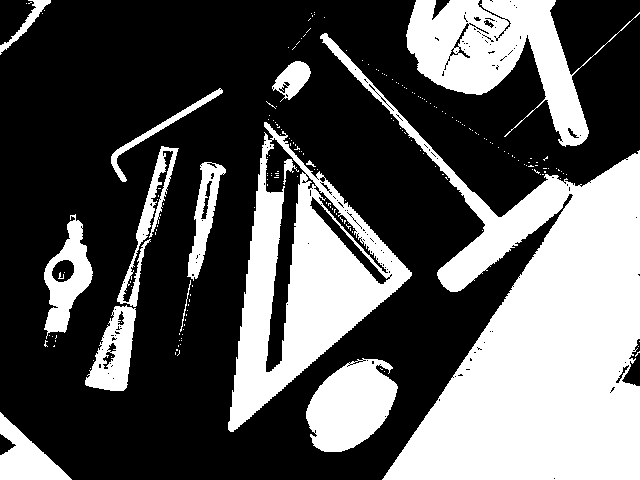
//> input picture Project3/Proj03Examples/example001.png, 640 x 480 px, given in place of the camera
$ ./main   (built with g++ and OpenCV 4)
//> lines starting //> are read from the running program, lines starting //| are printed output that depends on the picture; after the words box and inside, x2 and y2 are one past the last pixel; in counts of white or black regions, pixels touching at a corner belong together
### Project3/k-near.h
#pragma once
class knn_classifier
{
};

#include <iostream>
#include <string>
#include <vector>
#include <fstream>
#include <algorithm>
#include <map>

using namespace std;

string knn_classifier(vector<vector<double>>& query, int k);

### Project3/csvHelp.h
#pragma once
class csvHelp
{
};

#include <fstream>
#include <string>
#include <vector>
#include <map>
#include <set>
using namespace std;


bool write_to_file(std::string file_name, std::string label, std::vector<double> features);
bool write_confusion_matrix_to_file(string file_name, set<string>& labels, map<string, map<string, int>>& cm);
bool read_from_file(std::string file_name, std::vector<std::string>& labels, std::vector<std::vector<double>>& nfeatures);

### Project3/k-near.cpp
// The following code implements the K-Nearest Neighbor (KNN) algorithm for classification.

#include "k-near.h"
#include "csvHelp.h"

// Data class to store each data point's label, features, and distance to the query point.
class Data {
public:
	double distance;
	string label;
	vector<double> features;
	Data() : distance(0) {}
};

// Function to calculate the Euclidean distance between two feature vectors.
// [6 lines left out: function euclideanDistance, not called in this run]

// Comparator function to sort the Data objects based on their distances in ascending order.
bool cmp(const Data& a, const Data& b) {
	return a.distance < b.distance;
}

// Function to calculate the Manhattan distance between two feature vectors.
// [17 lines left out: functions manhattanDistance, fillDistances, not called in this run]

// Function to perform KNN classification given the query point and value of K.
string knn_classifier(vector<vector<double>>& query, int k) {
	// Read the training feature database from a CSV file.
	string fileName = "imgtrainingFeatures_data.csv";
	std::vector<std::string> labels;
	std::vector<std::vector<double>> nfeatures;
	read_from_file(fileName, labels, nfeatures);

	// Create a vector of Data objects and reserve space for efficiency.
	vector<Data> data;
	data.reserve(labels.size());

	// Fill the distances between all points and the query point.
	fillDistances(query, nfeatures, labels, data);

	// Sort the Data objects based on their distances in ascending order.
	sort(data.begin(), data.end(), cmp);

	// Check if the closest point is too far away, and return "unknown" if so.
	if (data[0].distance > 10)
		return "unknown";

	// Use a map to count the occurrence of each label in the K closest points.
	map<string, int> count;
	int max = -1;
	string mode_label;

	for (size_t i = 0; i < k; i++) {
		count[data[i].label] += 1;
		if (count[data[i].label] > max) {
			max = count[data[i].label];
			mode_label = data[i].label;
		}
	}

	// Return the label that occurred most frequently among the K closest points.
	return mode_label;
}

### Project3/csvHelp.cpp
#include "csvHelp.h"


// [39 lines left out: functions write_to_file, write_confusion_matrix_to_file, not called in this run]


bool read_from_file(std::string file_name, std::vector<std::string>& labels, std::vector<std::vector<double>>& nfeatures) {

	int size = 7;
	std::ifstream file;
	file.open(file_name);
	std::string label;
	std::string element;
	while (getline(file, label, ',')) {

		std::vector<double> features;

		for (int i = 0; i < size - 1; i++) {
			getline(file, element, ',');
			features.push_back(std::stod(element));
		}
		getline(file, element, '\n');
		features.push_back(std::stod(element));
		nfeatures.push_back(features);
		labels.push_back(label);
	}

	file.close();

	return true;
}

### Project3/main.cpp
#include <opencv2/core/core.hpp>
#include <opencv2/highgui/highgui.hpp>
#include <opencv2/imgproc.hpp>
#include <iostream>
#include <string>
#include <iostream>
#include <filesystem>
#include <cmath>
#include <map>
#include <set>

#include "csvHelp.h"
#include "k-near.h"

using namespace cv;
using namespace std;
namespace fs = std::filesystem;

class Object {
public:
    int area = 0;
    int label = 0;
    int x = 0;
    int y = 0;
    int height = 0;
    int width = 0;
    cv::Point centroid;
    Vec3b color = Vec3b(0, 0, 0);
    vector<cv::Point> pixels;
};


// [6 lines left out: function getImage, not called in this run]

//img thresholding

Mat getThreshold(const Mat& src) {

    Mat blur;
    cv::bilateralFilter(src, blur, 20, 20 * 2, 20 / 2);
    Mat thresh(blur.size(), CV_8U);
    for (int i = 0; i < blur.rows; i++) {
        for (int j = 0; j < blur.cols; j++) {

            Vec3b intensity = blur.at<Vec3b>(i, j);
            if (intensity[0] > 50 && intensity[1] > 50 && intensity[2] > 50) {
                thresh.at<uchar>(i, j) = 0;
            }
            else {
                thresh.at<uchar>(i, j) = 255;
            }
        }
    }
    return thresh;
}

// erosion function
Mat getEroded(const Mat& src) {

    int erosion_type = MORPH_RECT;
    int erosion_size = 1;
    Mat element = getStructuringElement(erosion_type, Size(2 * erosion_size + 1, 2 * erosion_size + 1), Point(erosion_size, erosion_size));
    Mat eroded;
    erode(src, eroded, element);
    return eroded;
}

// dilation operation


Mat getDilated(const Mat& src) {

    int dilation_type = MORPH_RECT;
    int dilation_size = 1;
    Mat element = getStructuringElement(dilation_type,
        Size(2 * dilation_size + 1, 2 * dilation_size + 1),
        Point(dilation_size, dilation_size));
    Mat dilated;
    dilate(src, dilated, element);
    return dilated;
}

// morphed image

Mat getMorphed(const Mat& src) {
    Mat dilated = getDilated(src);
    Mat eroded = getEroded(dilated);
    return eroded;
}

//Comparison function for sorting Objects

bool cmp(Object& a, Object& b) {
    return a.area > b.area;
}

//Computes Hu moments features
vector<vector<double>> calculateHuMoments(Mat& src, map<int, Object> objects) {

    Mat dst = src.clone();
    vector<vector<double>> huMoments(objects.size());
    int index = 0;
    Scalar green(0, 255, 0);
    Scalar blue(255, 0, 0);

    for (auto const& obj : objects) {
        if (obj.second.area == 0) {
            continue;
        }

        vector<Point2f> pixels;
        for (Point p : obj.second.pixels) {
            pixels.push_back(Point2f(p.y, p.x));
        }

        RotatedRect box = minAreaRect(cv::Mat(pixels));
        cv::Point2f vertices[4];
        box.points(vertices);

        for (int j = 0; j < 4; ++j) {
            cv::line(dst, vertices[j], vertices[(j + 1) % 4], cv::Scalar(255, 0, 0), 1, 8);
        }

        Point p1, p2, p3, p4, k1, k2;
        p1 = (vertices[0] + vertices[1]) / 2;
        p2 = (vertices[2] + vertices[3]) / 2;
        p3 = (vertices[1] + vertices[2]) / 2;
        p4 = (vertices[3] + vertices[0]) / 2;

        double d1 = cv::norm(p1 - p2);
        double d2 = cv::norm(p3 - p4);

        if (d1 > d2) {
            k1 = p1;
            k2 = p2;
        }
        else {
            k1 = p3;
            k2 = p4;
        }

        Moments moment = moments(pixels);
        vector<double> hu(7);
        HuMoments(moment, hu);
        for (int j = 0; j < 7; j++) {
            hu[j] = -1 * copysign(1.0, hu[j]) * log10(abs(hu[j]));
        }

        cv::putText(dst, to_string(hu[1]), obj.second.centroid, cv::FONT_HERSHEY_DUPLEX, 0.5, CV_RGB(118, 185, 0), 2);
        line(dst, k1, k2, Scalar(0, 255, 0), 2);
        huMoments[index++] = hu;
    }

    imshow("Features", dst);
    return huMoments;
}

bool compareByArea(const Object& a, const Object& b) {
    return a.area > b.area;
}

// number of Connected Components

Mat getConnectedComponents(const Mat& srcImg, const Mat& targetImg, map<int, Object>& regions, int maxRegions) {

    Mat labels, stats, centroids;
    Mat outputImg = Mat::zeros(targetImg.rows, targetImg.cols, CV_8UC3);
    int numRegions = connectedComponentsWithStats(srcImg, labels, stats, centroids, 4);

    vector<Object> regionObjects;

    for (int i = 1; i < numRegions; i++) {

        int regionArea = stats.at<int>(i, cv::CC_STAT_AREA);
        if (regionArea < 1000)
            continue;
        Object regionObject;
        regionObject.area = regionArea;
        regionObject.label = i;
        regionObjects.push_back(regionObject);
    }

    sort(regionObjects.begin(), regionObjects.end(), compareByArea);

    int numSelectedRegions = maxRegions < regionObjects.size() ? maxRegions : regionObjects.size();

    for (int i = 0; i < numSelectedRegions; i++) {

        regionObjects[i].color = Vec3b(rand() % 256, rand() % 256, rand() % 256);
        regionObjects[i].x = stats.at<int>(regionObjects[i].label, cv::CC_STAT_LEFT);
        regionObjects[i].y = stats.at<int>(regionObjects[i].label, cv::CC_STAT_TOP);
        regionObjects[i].width = stats.at<int>(regionObjects[i].label, cv::CC_STAT_WIDTH);
        regionObjects[i].height = stats.at<int>(regionObjects[i].label, cv::CC_STAT_HEIGHT);
        regionObjects[i].centroid = Point(centroids.at<double>(regionObjects[i].label, 0), centroids.at<double>(regionObjects[i].label, 1));
        regions[regionObjects[i].label] = regionObjects[i];
    }

    for (int i = 0; i < outputImg.rows; i++) {
        for (int j = 0; j < outputImg.cols; j++) {

            int label = labels.at<int>(i, j);
            regions[label].pixels.push_back(Point(i, j));
            outputImg.at<Vec3b>(i, j) = regions[label].color;
        }
    }
    return outputImg;
}


vector<vector<double>> extract_features(Mat& src, int N) {

    Mat thresh = getThreshold(src);
    Mat morphed = getMorphed(thresh);
    Mat stats, centroids;
    map<int, Object> objects;
    Mat segmented = getConnectedComponents(morphed, src, objects, N);
   // imshow("Morphed", morphed);
    //imshow("Segmented", segmented);
    vector<vector<double>>  features = calculateHuMoments(src, objects);
    //imshow("CC", segmented);
    //waitKey(0);
    return features;

}
//euclidean distance

// [33 lines left out: functions calculateEuclideanDistance, classify, not called in this run]


const int menu_height = 120;
const int menu_width = 300;

const int button_height = 20;
const int button_width = 300;

const string menu_options[] = {
    "Train",
    "Save",
    "Record",
    "Exit"
};


void draw_menu(Mat& image)
{
    // Draw menu background
    rectangle(image, Point(0, 0), Point(menu_width, menu_height), Scalar(255, 0, 155), -1);

    // Draw menu options
    int y = 0;
    for (const auto& option : menu_options) {
        putText(image, option, Point(12, y + 16), FONT_HERSHEY_SIMPLEX, 0.5, Scalar(255, 255, 255), 0.2);
        rectangle(image, Point(0, 0), Point(menu_width, y + 20), Scalar(0, 255, 0), 2);
        y += button_height;
    }
}

// object detection in video mode
void object_detection() {


        Mat image(menu_height, menu_width, CV_8UC3, Scalar(200, 200, 200));
    draw_menu(image);
//> after the loop in draw_menu, `for (const auto& option : menu_options)`:
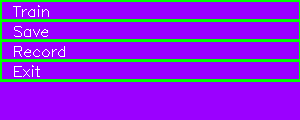
//> image: 120 rows x 300 cols, CV_8UC3; mean B, G, R 223.8, 33.7, 137

    namedWindow("Menu", WINDOW_NORMAL);
   // setMouseCallback("Menu", on_mouse);

    imshow("Menu", image);
   // waitKey(0);

    VideoCapture* cap;
    cap = new cv::VideoCapture(1);
    cv::namedWindow("Object Detection", 1);
    cv::Mat current_frame;
    vector<vector<double>> current_features;
    string predicted_class;

    bool is_recording = false;
    bool is_playing = false;
    VideoWriter video_writer;

    for (;;) {

        predicted_class = "No objects Detected";
        *cap >> current_frame;
//> current_frame is the input picture: 480 rows x 640 cols, CV_8UC3; 35.3% white; 204 white regions (188 under 20 px), largest, box (x1, y1, x2, y2) and area: (320, 33, 640, 480) 54278, (228, 122, 412, 432) 20940, (406, 0, 640, 147) 13298
        current_features = extract_features(current_frame, 1);
//> in getDilated, `dilate(src, dilated, element);`:
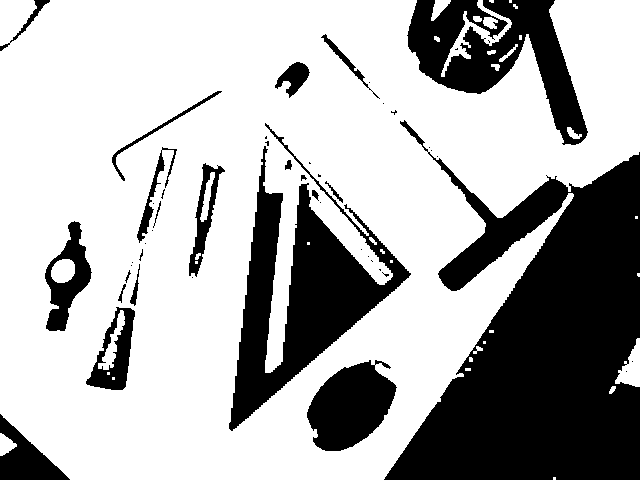
//> dilated: 480 rows x 640 cols, CV_8UC1; 68.6% white; 49 black regions (28 under 20 px), largest, box (x1, y1, x2, y2) and area: (384, 120, 640, 480) 51448, (229, 123, 411, 431) 17906, (407, 0, 588, 145) 11389
//> in getEroded, `erode(src, eroded, element);`:
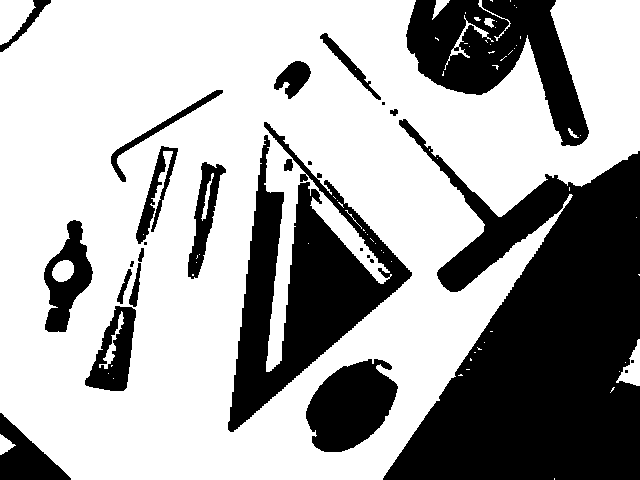
//> eroded: 480 rows x 640 cols, CV_8UC1; 65.4% white; 27 black regions (9 under 20 px), largest, box (x1, y1, x2, y2) and area: (383, 119, 640, 480) 53229, (228, 122, 412, 432) 20470, (406, 0, 589, 146) 12999
//> in getConnectedComponents, `int numRegions = connectedComponentsWithStats(srcImg, labels, stats, c..`:
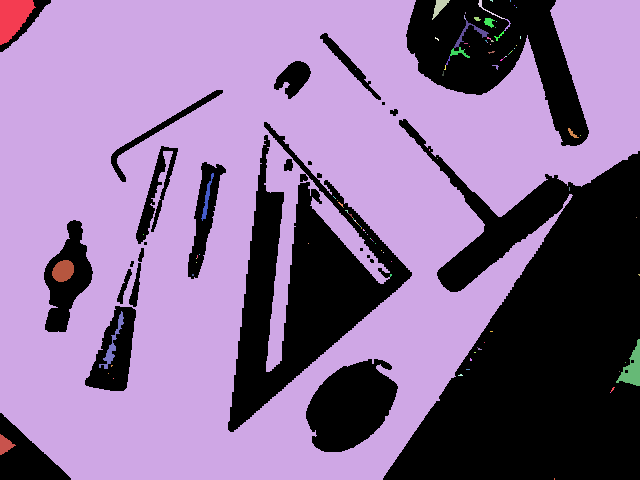
//> labels: 480 rows x 640 cols, CV_32SC1; 112 distinct labels, from 0 to 111; one colour per label, 0 black
//> in getConnectedComponents, `int numRegions = connectedComponentsWithStats(srcImg, labels, stats, c..`: stats = 112 rows, first 6: [0, 0, 640, 480, 106244], [0, 0, 36, 45, 1033], [0, 0, 640, 480, 197527], [432, 0, 18, 20, 149], [478, 0, 27, 19, 59], [490, 0, 3, 2, 4]; centroids = 112 pairs, first value 4.84 to 638.7, second value 0.25 to 478.5; numRegions = 112
//> the loop in getConnectedComponents, `for (int i = 1; i < numRegions; i++)` made 111 passes
//> (regionArea, regionObject.area) on passes 1 to 2: (1033, 1033), (197527, 197527)
//> regionArea on passes 3, 4, 11, 12, 13, 14: 149, 59, 20, 66, 24, 172
//> after the loop in getConnectedComponents, `for (int i = 0; i < outputImg.rows; i++)`:
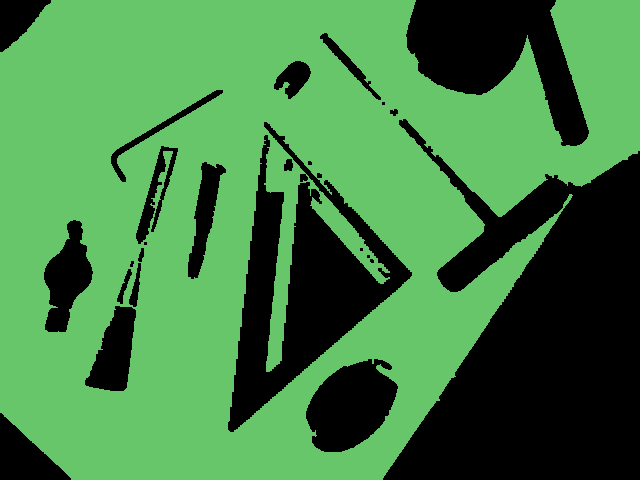
//> outputImg: 480 rows x 640 cols, CV_8UC3; mean B, G, R 67.5, 127.3, 66.2
//> in extract_features, `Mat segmented = getConnectedComponents(morphed, src, objects, N);`: objects = 112 items
//> the loop in calculateHuMoments, `for (auto const& obj : objects)` made 112 passes
//> index on pass 3: 1
//> pass 3, in calculateHuMoments, `cv::putText(dst, to_string(hu[1]), obj.second.centroid, cv::FONT_HERSH..`:
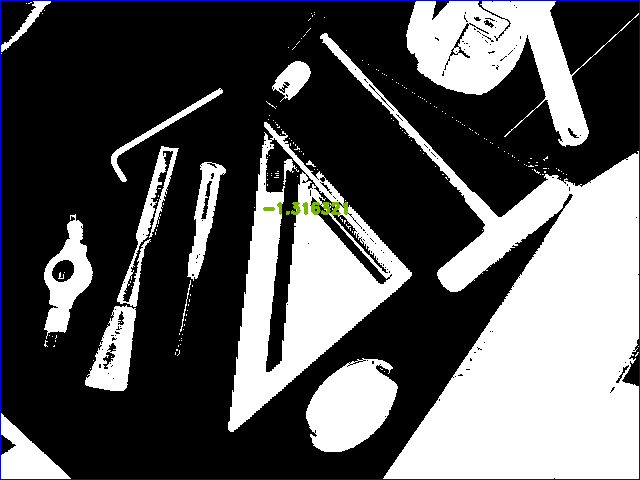
//> dst: 480 rows x 640 cols, CV_8UC3; 0.91% of pixels changed, all inside (x1, y1, x2, y2) = (0, 0, 640, 480)
//> after the loop in calculateHuMoments, `for (auto const& obj : objects)`:
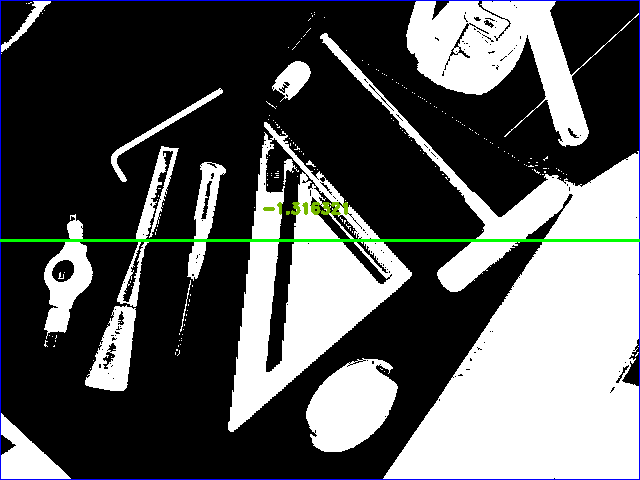
//> dst: 480 rows x 640 cols, CV_8UC3; 0.62% of pixels changed, all inside (x1, y1, x2, y2) = (0, 239, 640, 242)
//> after the loop in calculateHuMoments, `for (auto const& obj : objects)`: index = 1
//> in extract_features, `vector<vector<double>>  features = calculateHuMoments(src, objects);`: features = 112 items
//> current_features = 112 items
        if (current_features[0].size() != 0)
            predicted_class = knn_classifier(current_features, 5);
        cv::putText(current_frame, predicted_class, cv::Point(100, 100), cv::FONT_HERSHEY_TRIPLEX, 1, CV_RGB(255, 255, 255), 2);

        if (is_recording) {
            int fps;
            Size frame_size;
            if (!is_playing) {
                fps = 5;
                frame_size = current_frame.size();
                video_writer.open("Detection.avi", VideoWriter::fourcc('M', 'J', 'P', 'G'), fps, frame_size, true);
                is_playing = true;
                cout << "Recording started" << endl;
            }
            if (is_playing)
                video_writer.write(current_frame);
        }
        else
            video_writer.release();

        imshow("Object Detection", current_frame);
        char key = cv::waitKey(10);
        string filename;

        if (key == 'q')
            break;

        if (key == 's') {
            cout << "Enter a filename: ";
            getline(cin, filename);
            imwrite("output\\" + filename + ".jpg", current_frame);
            cout << filename << " saved!" << endl;
        }

        if (key == 't') {
            cout << "Enter a filename for training image: ";
            getline(cin, filename);
            imwrite("imgtrain\\" + filename + ".jpg", current_frame);
            cout << filename << " saved!" << endl;

            String label;
            cout << "Label the object: ";
            getline(cin, label);

            string file_name = "imgtrainingFeatures_data.csv";

            if (write_to_file(file_name, label, current_features[0]))
                cout << "Successful write" << endl;
        }

        if (key == 'r') {
            is_recording = !is_recording;
            is_playing = false;
        }
    }

    delete cap;
}

// Evaulated model

// [29 lines left out: function evaluate_images, not called in this run]


//uncomment evaluate fucntio to find the accuracy of the system.
int main() {

   object_detection();
   // evaluate_images();
    return(0);

}
